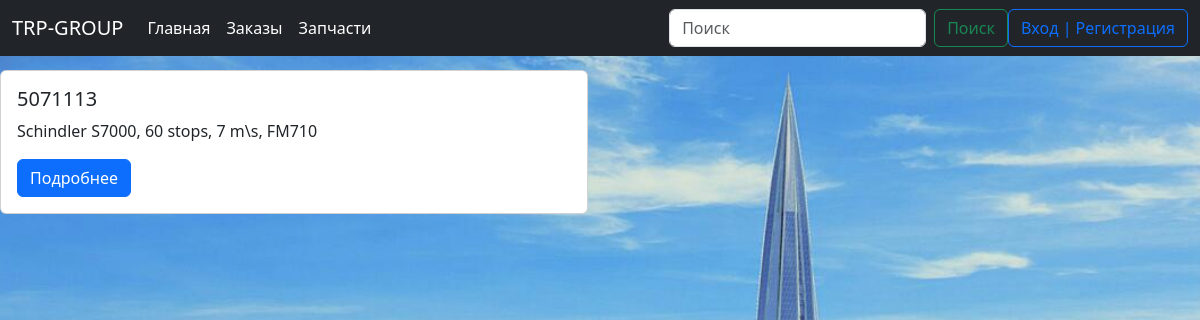
The page /order_card/5071113 on the database its author committed.
### trp_db/models.py (models this page shows)
class CommNumber(models.Model):
    ID_CommNumber = models.CharField(max_length=100)
    content = models.CharField(max_length=1000)

### trp_db/views.py (the view)
# urls.py: path('order_card/<ID_CommNumber>', order_card),
def order_card(request, ID_CommNumber):
    new = CommNumber.objects.filter(ID_CommNumber = ID_CommNumber)
    name = request.session.get("user_id", None)
    if name !=None:
        name = name
    return render(request, "order_card.html", {"name":name,"new":new})

### trp_db/templates/order_card.html (shortened to what this page needs)
{% extends 'base.html' %}
{% block body %}
{% for i in new %}
<div class="row">
    <div class="col-sm-6 mb-0 mb-sm-0" style="margin-top: 70px;">
        <div class="card">
            <div class="card-body">
                <h5 class="card-title">{{ i.ID_CommNumber }}</h5>
                <p class="card-text">{{ i.content }}</p>
                <a href="#" class="btn btn-primary">Подробнее</a>
            </div>
        </div>
    </div>
</div>
{% endfor %}
{% endblock %}

### rows shown on the page
CommNumber: ID_CommNumber "5071113", content "Schindler S7000, 60 stops, 7 m\\s, FM710"
